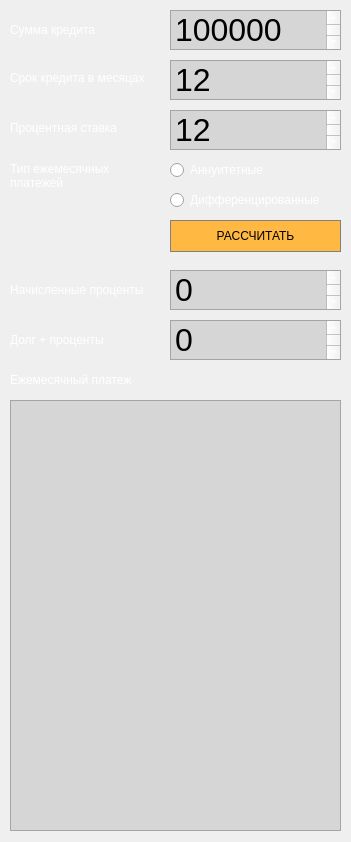
<?xml version="1.0" encoding="UTF-8"?>
<ui version="4.0">
 <class>Cred_calc</class>
 <widget class="QDialog" name="Cred_calc">
  <property name="geometry">
   <rect>
    <x>0</x>
    <y>0</y>
    <width>351</width>
    <height>842</height>
   </rect>
  </property>
  <property name="windowTitle">
   <string>Dialog</string>
  </property>
  <property name="styleSheet">
   <string notr="true">color: rgb(255, 255, 255);</string>
  </property>
  <widget class="QTextEdit" name="ost_kr">
   <property name="geometry">
    <rect>
     <x>170</x>
     <y>10</y>
     <width>171</width>
     <height>40</height>
    </rect>
   </property>
   <property name="font">
    <font>
     <family>.AppleSystemUIFont</family>
     <pointsize>24</pointsize>
     <italic>false</italic>
     <bold>false</bold>
    </font>
   </property>
   <property name="styleSheet">
    <string notr="true">background-color: rgb(214, 214, 214);
color: rgb(0, 0, 0);
font: 24pt &quot;.AppleSystemUIFont&quot;;</string>
   </property>
   <property name="html">
    <string>&lt;!DOCTYPE HTML PUBLIC &quot;-//W3C//DTD HTML 4.0//EN&quot; &quot;http://www.w3.org/TR/REC-html40/strict.dtd&quot;&gt;
&lt;html&gt;&lt;head&gt;&lt;meta name=&quot;qrichtext&quot; content=&quot;1&quot; /&gt;&lt;meta charset=&quot;utf-8&quot; /&gt;&lt;style type=&quot;text/css&quot;&gt;
p, li { white-space: pre-wrap; }
&lt;/style&gt;&lt;/head&gt;&lt;body style=&quot; font-family:'.AppleSystemUIFont'; font-size:24pt; font-weight:400; font-style:normal;&quot;&gt;
&lt;p style=&quot; margin-top:0px; margin-bottom:0px; margin-left:0px; margin-right:0px; -qt-block-indent:0; text-indent:0px;&quot;&gt;100000&lt;/p&gt;&lt;/body&gt;&lt;/html&gt;</string>
   </property>
  </widget>
  <widget class="QTextEdit" name="srok">
   <property name="geometry">
    <rect>
     <x>170</x>
     <y>60</y>
     <width>171</width>
     <height>40</height>
    </rect>
   </property>
   <property name="font">
    <font>
     <family>.AppleSystemUIFont</family>
     <pointsize>24</pointsize>
     <italic>false</italic>
     <bold>false</bold>
    </font>
   </property>
   <property name="styleSheet">
    <string notr="true">background-color: rgb(214, 214, 214);
color: rgb(0, 0, 0);
font: 24pt &quot;.AppleSystemUIFont&quot;;</string>
   </property>
   <property name="html">
    <string>&lt;!DOCTYPE HTML PUBLIC &quot;-//W3C//DTD HTML 4.0//EN&quot; &quot;http://www.w3.org/TR/REC-html40/strict.dtd&quot;&gt;
&lt;html&gt;&lt;head&gt;&lt;meta name=&quot;qrichtext&quot; content=&quot;1&quot; /&gt;&lt;meta charset=&quot;utf-8&quot; /&gt;&lt;style type=&quot;text/css&quot;&gt;
p, li { white-space: pre-wrap; }
&lt;/style&gt;&lt;/head&gt;&lt;body style=&quot; font-family:'.AppleSystemUIFont'; font-size:24pt; font-weight:400; font-style:normal;&quot;&gt;
&lt;p style=&quot; margin-top:0px; margin-bottom:0px; margin-left:0px; margin-right:0px; -qt-block-indent:0; text-indent:0px;&quot;&gt;12&lt;/p&gt;&lt;/body&gt;&lt;/html&gt;</string>
   </property>
  </widget>
  <widget class="QTextEdit" name="pr_stav">
   <property name="geometry">
    <rect>
     <x>170</x>
     <y>110</y>
     <width>171</width>
     <height>40</height>
    </rect>
   </property>
   <property name="font">
    <font>
     <family>.AppleSystemUIFont</family>
     <pointsize>24</pointsize>
     <italic>false</italic>
     <bold>false</bold>
    </font>
   </property>
   <property name="styleSheet">
    <string notr="true">background-color: rgb(214, 214, 214);
color: rgb(0, 0, 0);
font: 24pt &quot;.AppleSystemUIFont&quot;;</string>
   </property>
   <property name="html">
    <string>&lt;!DOCTYPE HTML PUBLIC &quot;-//W3C//DTD HTML 4.0//EN&quot; &quot;http://www.w3.org/TR/REC-html40/strict.dtd&quot;&gt;
&lt;html&gt;&lt;head&gt;&lt;meta name=&quot;qrichtext&quot; content=&quot;1&quot; /&gt;&lt;meta charset=&quot;utf-8&quot; /&gt;&lt;style type=&quot;text/css&quot;&gt;
p, li { white-space: pre-wrap; }
&lt;/style&gt;&lt;/head&gt;&lt;body style=&quot; font-family:'.AppleSystemUIFont'; font-size:24pt; font-weight:400; font-style:normal;&quot;&gt;
&lt;p style=&quot; margin-top:0px; margin-bottom:0px; margin-left:0px; margin-right:0px; -qt-block-indent:0; text-indent:0px;&quot;&gt;12&lt;/p&gt;&lt;/body&gt;&lt;/html&gt;</string>
   </property>
  </widget>
  <widget class="QLabel" name="label">
   <property name="geometry">
    <rect>
     <x>10</x>
     <y>20</y>
     <width>160</width>
     <height>20</height>
    </rect>
   </property>
   <property name="text">
    <string>Сумма кредита</string>
   </property>
  </widget>
  <widget class="QLabel" name="label_2">
   <property name="geometry">
    <rect>
     <x>10</x>
     <y>70</y>
     <width>160</width>
     <height>16</height>
    </rect>
   </property>
   <property name="text">
    <string>Срок кредита в месяцах</string>
   </property>
  </widget>
  <widget class="QLabel" name="label_3">
   <property name="geometry">
    <rect>
     <x>10</x>
     <y>120</y>
     <width>160</width>
     <height>16</height>
    </rect>
   </property>
   <property name="text">
    <string>Процентная ставка</string>
   </property>
  </widget>
  <widget class="QRadioButton" name="annu">
   <property name="geometry">
    <rect>
     <x>170</x>
     <y>160</y>
     <width>171</width>
     <height>20</height>
    </rect>
   </property>
   <property name="text">
    <string>Аннуитетные</string>
   </property>
  </widget>
  <widget class="QRadioButton" name="diff">
   <property name="geometry">
    <rect>
     <x>170</x>
     <y>190</y>
     <width>171</width>
     <height>20</height>
    </rect>
   </property>
   <property name="text">
    <string>Дифференцированные</string>
   </property>
  </widget>
  <widget class="QLabel" name="label_4">
   <property name="geometry">
    <rect>
     <x>10</x>
     <y>160</y>
     <width>160</width>
     <height>32</height>
    </rect>
   </property>
   <property name="text">
    <string>Тип ежемесячных
платежей</string>
   </property>
  </widget>
  <widget class="QTextEdit" name="display">
   <property name="geometry">
    <rect>
     <x>10</x>
     <y>400</y>
     <width>331</width>
     <height>431</height>
    </rect>
   </property>
   <property name="styleSheet">
    <string notr="true">background-color: rgb(214, 214, 214);
color: rgb(0, 0, 0);</string>
   </property>
  </widget>
  <widget class="QPushButton" name="pushButton_res">
   <property name="geometry">
    <rect>
     <x>170</x>
     <y>220</y>
     <width>171</width>
     <height>32</height>
    </rect>
   </property>
   <property name="styleSheet">
    <string notr="true">QPushButton {
	background-color: rgb(255, 184, 65);
	color: black;
	border:1px solid grey;
}
QPushButton:pressed {
	background-color: rgb(255, 219,139);
	color: black;
	border:2px solid rgb(90,90,90);
}
</string>
   </property>
   <property name="text">
    <string>РАССЧИТАТЬ</string>
   </property>
  </widget>
  <widget class="QTextEdit" name="vse_proc">
   <property name="geometry">
    <rect>
     <x>170</x>
     <y>270</y>
     <width>171</width>
     <height>40</height>
    </rect>
   </property>
   <property name="styleSheet">
    <string notr="true">background-color: rgb(214, 214, 214);
font: 24pt &quot;.AppleSystemUIFont&quot;;
color: rgb(0, 0, 0);
</string>
   </property>
   <property name="html">
    <string>&lt;!DOCTYPE HTML PUBLIC &quot;-//W3C//DTD HTML 4.0//EN&quot; &quot;http://www.w3.org/TR/REC-html40/strict.dtd&quot;&gt;
&lt;html&gt;&lt;head&gt;&lt;meta name=&quot;qrichtext&quot; content=&quot;1&quot; /&gt;&lt;meta charset=&quot;utf-8&quot; /&gt;&lt;style type=&quot;text/css&quot;&gt;
p, li { white-space: pre-wrap; }
&lt;/style&gt;&lt;/head&gt;&lt;body style=&quot; font-family:'.AppleSystemUIFont'; font-size:24pt; font-weight:400; font-style:normal;&quot;&gt;
&lt;p style=&quot; margin-top:0px; margin-bottom:0px; margin-left:0px; margin-right:0px; -qt-block-indent:0; text-indent:0px;&quot;&gt;0&lt;/p&gt;&lt;/body&gt;&lt;/html&gt;</string>
   </property>
  </widget>
  <widget class="QTextEdit" name="vse_dolg">
   <property name="geometry">
    <rect>
     <x>170</x>
     <y>320</y>
     <width>171</width>
     <height>40</height>
    </rect>
   </property>
   <property name="styleSheet">
    <string notr="true">background-color: rgb(214, 214, 214);
color: rgb(0, 0, 0);
font: 24pt &quot;.AppleSystemUIFont&quot;;</string>
   </property>
   <property name="html">
    <string>&lt;!DOCTYPE HTML PUBLIC &quot;-//W3C//DTD HTML 4.0//EN&quot; &quot;http://www.w3.org/TR/REC-html40/strict.dtd&quot;&gt;
&lt;html&gt;&lt;head&gt;&lt;meta name=&quot;qrichtext&quot; content=&quot;1&quot; /&gt;&lt;meta charset=&quot;utf-8&quot; /&gt;&lt;style type=&quot;text/css&quot;&gt;
p, li { white-space: pre-wrap; }
&lt;/style&gt;&lt;/head&gt;&lt;body style=&quot; font-family:'.AppleSystemUIFont'; font-size:24pt; font-weight:400; font-style:normal;&quot;&gt;
&lt;p style=&quot; margin-top:0px; margin-bottom:0px; margin-left:0px; margin-right:0px; -qt-block-indent:0; text-indent:0px;&quot;&gt;0&lt;/p&gt;&lt;/body&gt;&lt;/html&gt;</string>
   </property>
  </widget>
  <widget class="QLabel" name="label_5">
   <property name="geometry">
    <rect>
     <x>10</x>
     <y>280</y>
     <width>160</width>
     <height>20</height>
    </rect>
   </property>
   <property name="text">
    <string>Начисленные проценты</string>
   </property>
  </widget>
  <widget class="QLabel" name="label_6">
   <property name="geometry">
    <rect>
     <x>10</x>
     <y>330</y>
     <width>160</width>
     <height>20</height>
    </rect>
   </property>
   <property name="text">
    <string>Долг + проценты</string>
   </property>
  </widget>
  <widget class="QLabel" name="label_7">
   <property name="geometry">
    <rect>
     <x>10</x>
     <y>370</y>
     <width>160</width>
     <height>20</height>
    </rect>
   </property>
   <property name="text">
    <string>Ежемесячный платеж</string>
   </property>
  </widget>
 </widget>
 <resources/>
 <connections/>
</ui>
